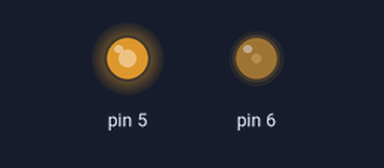
The sketch below on a simulated Arduino Uno, built with avr-gcc and run on an emulated ATmega328P. On the bench: output pins drawn as LEDs (lit = HIGH). At 0.0 s the program stops and its outputs stay as they are.

Above: at 0.1 s.
Timing chart, 0 to 1.5 s (numbered marks = the images above):
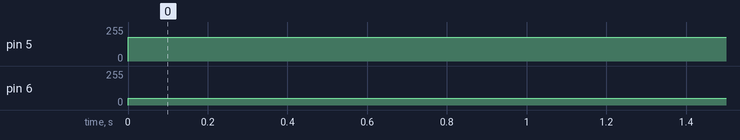

The sketch:

lab8-checkpoint01.ino
```cpp
#include <avr/io.h>
int main(void) {
  DDRD |= (1<<DDD6 | 1<<DDD5); // output PD5-6
  TCCR0A = (1<<WGM01 | 1<<WGM00);
  TCCR0A |= (1<<COM0B1 | 0<<COM0B0); // when reach timer, flip bit at OC0B
  TCCR0A |= (1<<COM0A1 | 0<<COM0A0); // when reach timer, flip bit at OC0A
  TCCR0B = (0<<WGM02 | 1<<CS00);

  // WGM0[2:0] = 011 -> Fasst PWM
  // CS0[2:1] = 001 -> N = 1

  TCNT0 = 0;
  OCR0A = 51;
  OCR0B = 179;

  while (1) {
    // Do nothing
  }
}
```

Measured:
- by itself, pin 5: 0/255 → 179/255 at 0.00 s
- by itself, pin 6: 0/255 → 51/255 at 0.00 s
